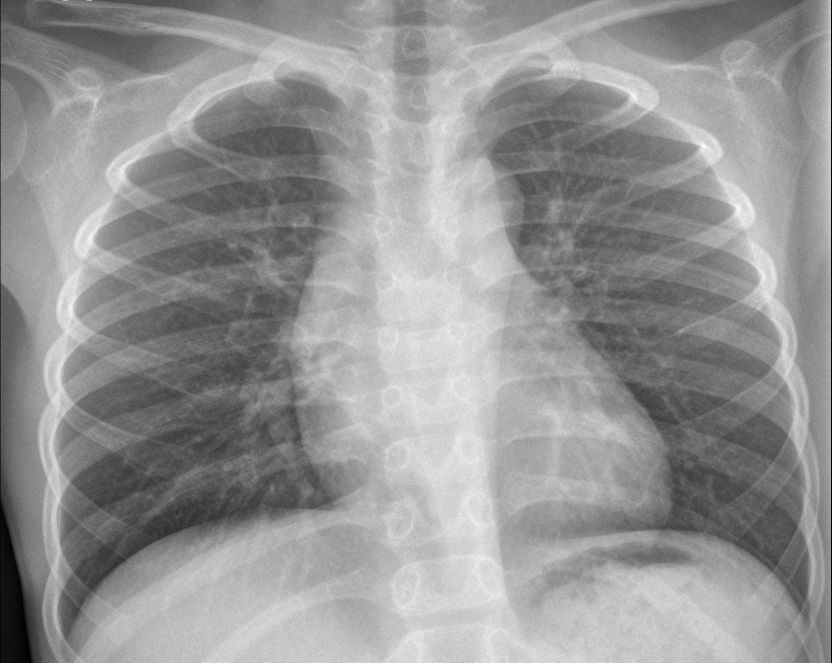
#> input picture LAB3/chest_xray/test/NORMAL/IM-0006-0001.jpeg, 1663 x 1326 px, found by its file name (shown at 1/2 size); its folder holds 3 pictures in this run
$ python SVM_model_sklearn.py
#> lines starting #> are read from the running program, lines starting #| are printed output that depends on the picture
import numpy as np
import os
import cv2 as cv
import matplotlib.pyplot as plt
from sklearn.svm import LinearSVC

BASE_DIR = "./chest_xray"

def collect_data(split: str = "train"):
    normal = "NORMAL"
    pneumonia = "PNEUMONIA"

    images = []
    labels = []

    # NORMAL
    for img_file in os.listdir(os.path.join(BASE_DIR, split, normal)):
        path = os.path.join(BASE_DIR, split, normal, img_file)

        img = cv.imread(path)
        if img is None:
            continue

        img = cv.cvtColor(img, cv.COLOR_BGR2GRAY)
        img = cv.resize(img, (128, 128), interpolation=cv.INTER_LINEAR)
        img = img.reshape(-1) / 255.0

        images.append(img)
        labels.append(-1)   # NORMAL = -1

    # PNEUMONIA
    for img_file in os.listdir(os.path.join(BASE_DIR, split, pneumonia)):
        path = os.path.join(BASE_DIR, split, pneumonia, img_file)

        img = cv.imread(path)
        if img is None:
            continue

        img = cv.cvtColor(img, cv.COLOR_BGR2GRAY)
        img = cv.resize(img, (128, 128), interpolation=cv.INTER_LINEAR)
        img = img.reshape(-1) / 255.0

        images.append(img)
        labels.append(1)   # PNEUMONIA = 1

    X = np.array(images)
    y = np.array(labels)

    return X, y


# Load data
X_train, y_train = collect_data("train")
#> in collect_data, img is the input picture: shape (1326, 1663, 3); min 0, max 255, mean 148.7
#> in collect_data, `img = cv.resize(img, (128, 128), interpolation=cv.INTER_LINEAR)`:
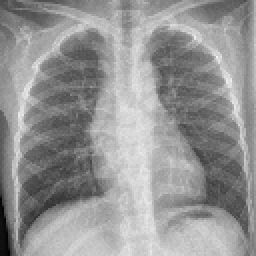
#> img: shape (128, 128) (shown 2 times larger); min 0, max 246, mean 148.7
#> in collect_data, `img = img.reshape(-1) / 255.0`: img = 16384 values, max 0.965 at index 3692, min 0 at index 16132, mean 0.583
#> pass 2 of the loop in collect_data, `for img_file in os.listdir(os.path.join(BASE_DIR, split, normal)):`:
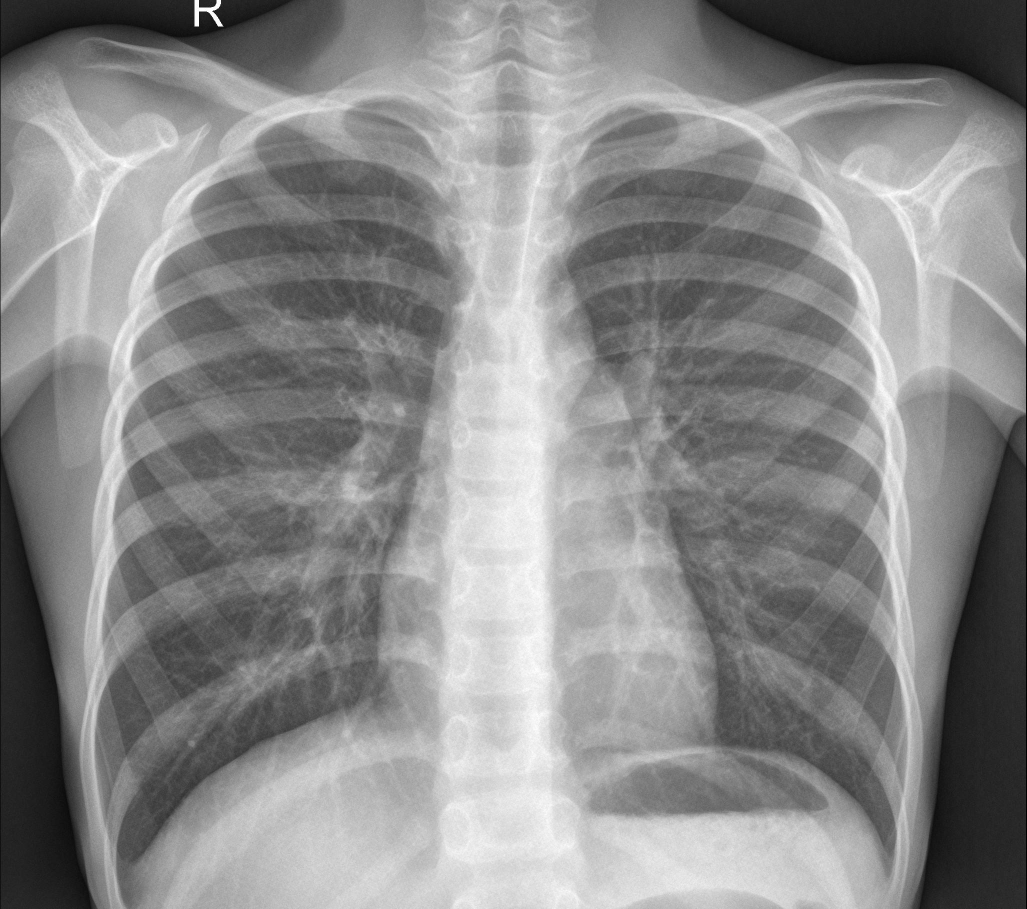
#> input picture LAB3/chest_xray/test/NORMAL/IM-0007-0001.jpeg, 2053 x 1818 px, found by its file name (shown at 1/2 size)
#> in collect_data, img is the input picture: shape (1818, 2053, 3); min 0, max 255, mean 137.7
#> in collect_data, `img = cv.resize(img, (128, 128), interpolation=cv.INTER_LINEAR)`:
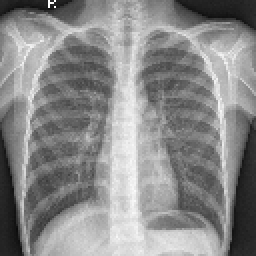
#> img: shape (128, 128) (shown 2 times larger); min 11, max 255, mean 137.8
#> in collect_data, `img = img.reshape(-1) / 255.0`: img = 16384 values, max 1 at index 24, min 0.0431 at index 14600, mean 0.54
#> pass 3 of the loop in collect_data, `for img_file in os.listdir(os.path.join(BASE_DIR, split, normal)):`:
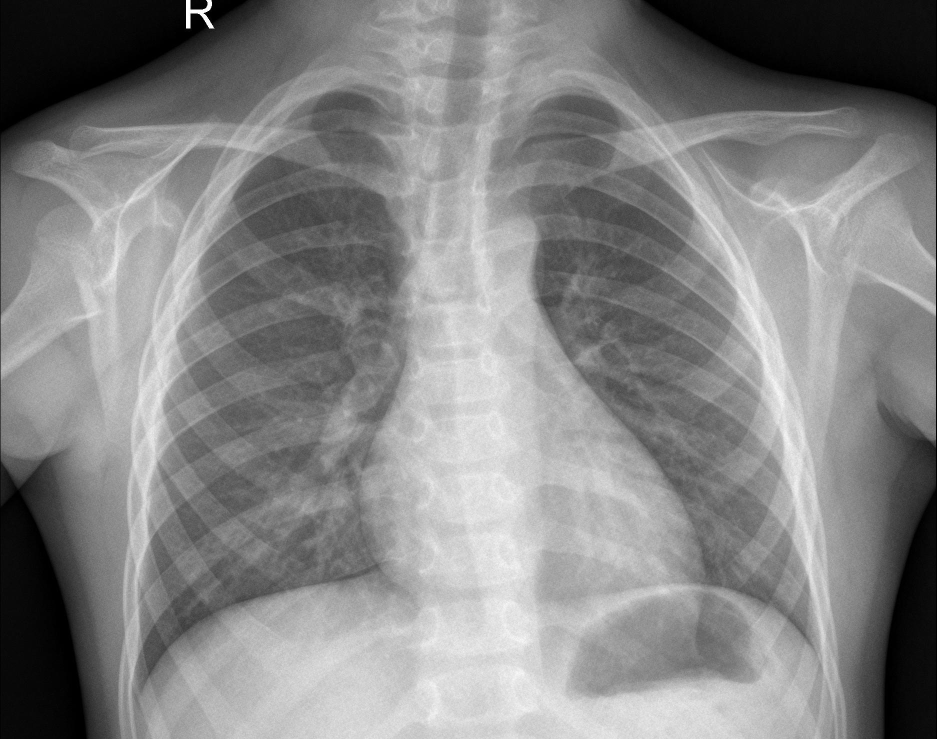
#> input picture LAB3/chest_xray/test/NORMAL/IM-0010-0001.jpeg, 1873 x 1478 px, found by its file name (shown at 1/2 size)
#> in collect_data, img is the input picture: shape (1478, 1873, 3); min 0, max 255, mean 132.6
#> in collect_data, `img = cv.resize(img, (128, 128), interpolation=cv.INTER_LINEAR)`:
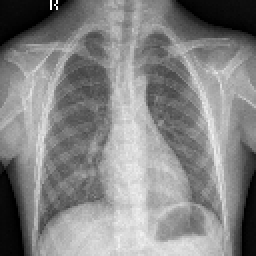
#> img: shape (128, 128) (shown 2 times larger); min 0, max 255, mean 132.6
#> in collect_data, `img = img.reshape(-1) / 255.0`: img = 16384 values, max 1 at index 25, min 0 at index 31, mean 0.52
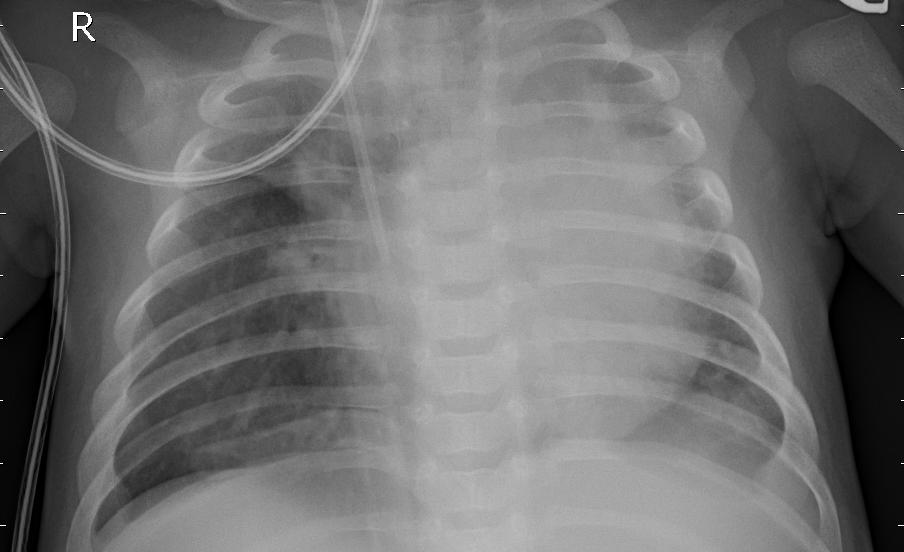
#> input picture LAB3/chest_xray/test/PNEUMONIA/person100_bacteria_479.jpeg, 904 x 552 px, found by its file name
#> in collect_data, img is the input picture: shape (552, 904, 3); min 0, max 255, mean 112.3
#> in collect_data, `img = cv.resize(img, (128, 128), interpolation=cv.INTER_LINEAR)`:
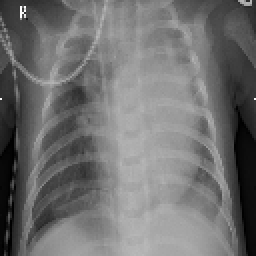
#> img: shape (128, 128) (shown 2 times larger); min 0, max 254, mean 112.3
#> in collect_data, `img = img.reshape(-1) / 255.0`: img = 16384 values, max 0.996 at index 522, min 0 at index 7929, mean 0.44
#> y_train = [-1, -1, -1, 1]
X_test, y_test = collect_data("test")
#> pass 2 of the loop in collect_data, `for img_file in os.listdir(os.path.join(BASE_DIR, split, normal)):`:
#> pass 3 of the loop in collect_data, `for img_file in os.listdir(os.path.join(BASE_DIR, split, normal)):`:
#> y_test = [-1, -1, -1, 1]

print("Train:", X_train.shape, y_train.shape)
#| Train: (4, 16384) (4,)
print("Test:", X_test.shape, y_test.shape)
#| Test: (4, 16384) (4,)

def train_sklearn_svm(X_train, y_train, X_test, y_test):
    print("\n[Sklearn SVM] Standardising...")
#> (the run stopped early here; a loop or call above may not have finished)
